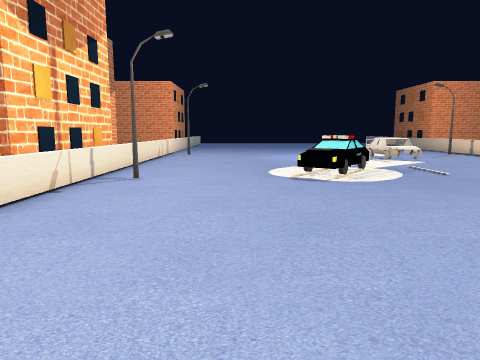
[1] (above)

16 first-person views from a walk through a Unity game level. The camera is 1.3 m above the floor, tilts 8° down and sees 70° across. The floor is counted in squares, 1 m on a side. Each view is taken from the middle of a square. On the plan, view 1 faces up. The plan holds only what a view shows up to about 15 squares ahead; the rest is blank. The place goes on beyond the plan. Some surface patterns are stand-ins.

[2]
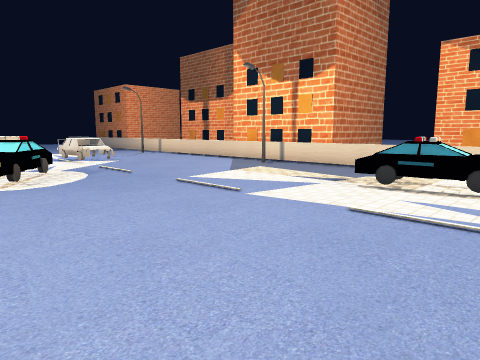

[3]
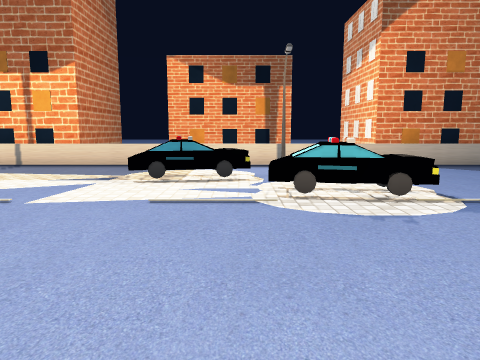

[4]
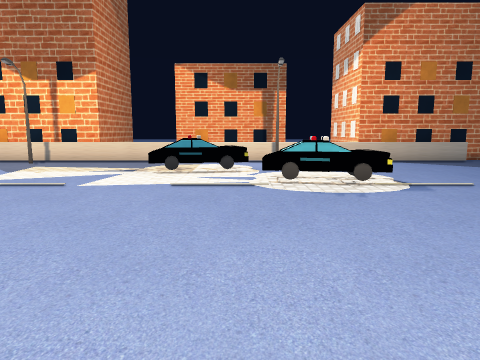

[5]
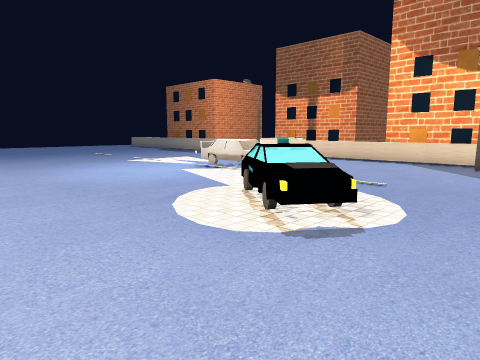

[6]
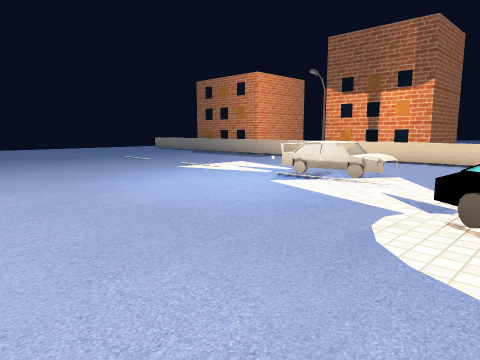

[7]
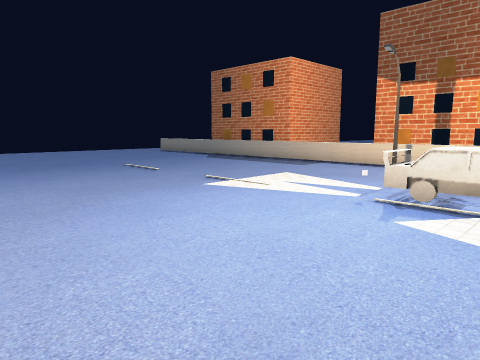

[8]
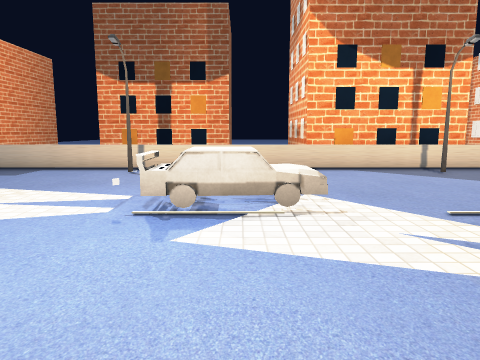

[9]
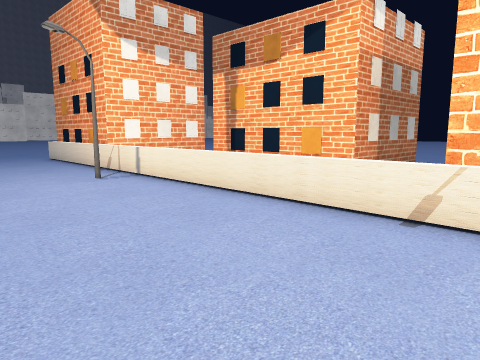

[10]
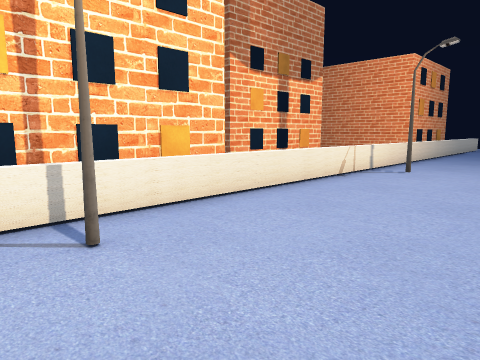

[11]
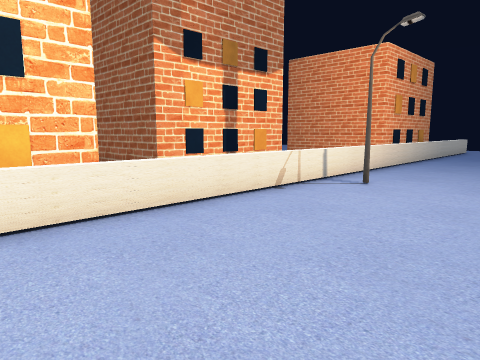

[12]
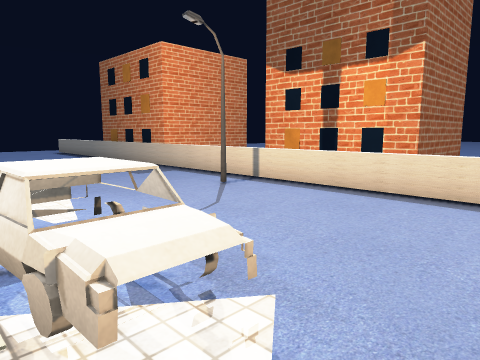

[13]
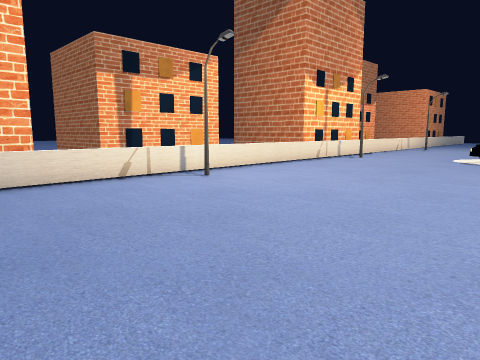

[14]
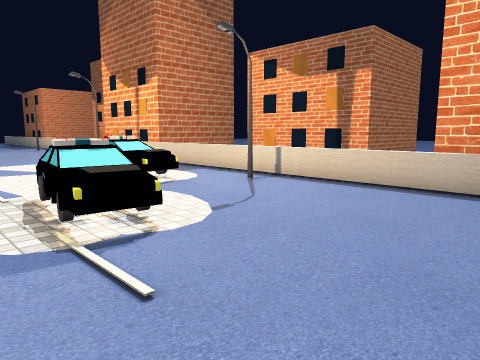

[15]
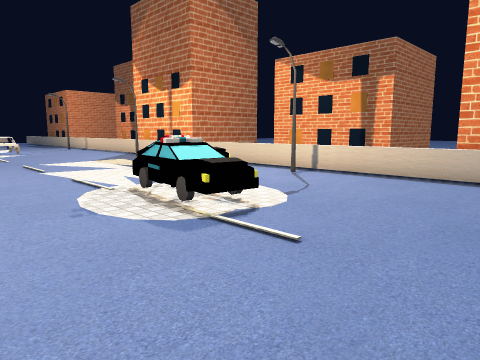

[16]
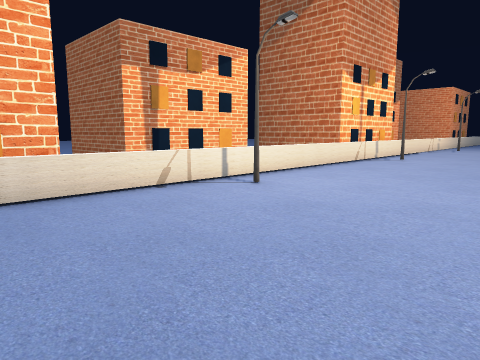

### Floor plan
Key: @ floor where view 1 was taken; # wall or solid block; . floor; = window, fence, low wall or low ledge; ^ raised ledge; O other object.
Columns run from 13 left of view 1 to 22 right of it. Each row starts with its distance up from view 1.
 24          =................=
 23          =................=
 22      #   =................=   #
 21      #   =..........  ....=   #
 20      #   =................=   #
 19      #   =O..............O=   #
 18      #   =..........OO....=   #
 17  #####   =..........OO....=   ######
 16          =..........OO....=
 15          =..........OO....=
 14          =................=
 13         #=.......=........=###
 12         #=......^^........=#
 11         #=.....=^^........=#
 10         #=.....^^.........=#
  9         #=O.....=........O=#
  8         #=................=##
  7          =................=
  6          =................=
  5          =................=
  4 ######   =............=^..=   #
  3      #   =............^^..=   #
  2      #   =............^^..=   #
  1      #   =..........=.^^..=   #
  0      #   =...@......^^....=   #
 -1 ######   =O.........^^...O=   #####
 -2          =..........^=....=
 -3          =..........^.....=
 -4          =................=
 -5       ###=................=##
 -6         #=................=#
 -7         #=.. .... ........=#

Where each view was taken, in squares from view 1:
view 1: 0 up, 0 right, facing up
view 2: 0 up, 1 right, facing up-right
view 3: 1 up, 0 right, facing right
view 4: 1 up, 2 left, facing right
view 5: 7 up, 2 left, facing up-right
view 6: 11 up, 2 left, facing up-right
view 7: 15 up, 0 right, facing up-right
view 8: 16 up, 1 right, facing right
view 9: 9 up, 1 right, facing down-left
view 10: 8 up, 1 right, facing up-left
view 11: 11 up, 1 right, facing up-left
view 12: 13 up, 6 right, facing up-right
view 13: 7 down, 5 right, facing up-left
view 14: 7 down, 5 right, facing up-right
view 15: 7 down, 3 right, facing up-right
view 16: 7 down, 3 right, facing up-left
